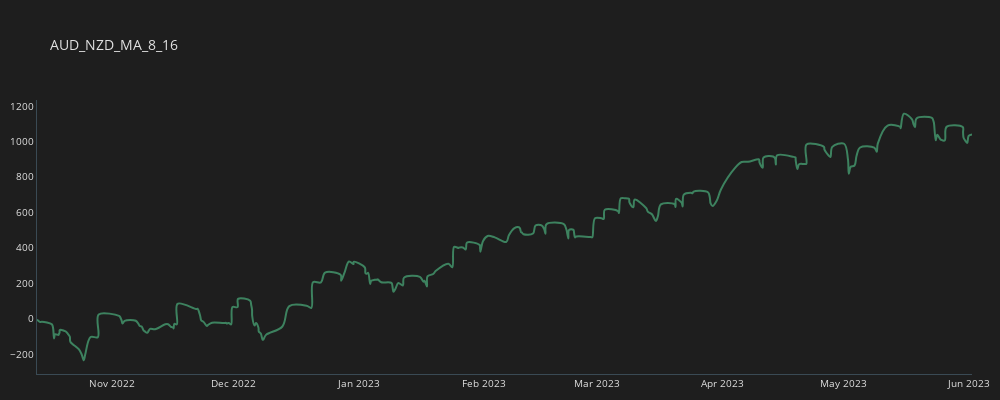
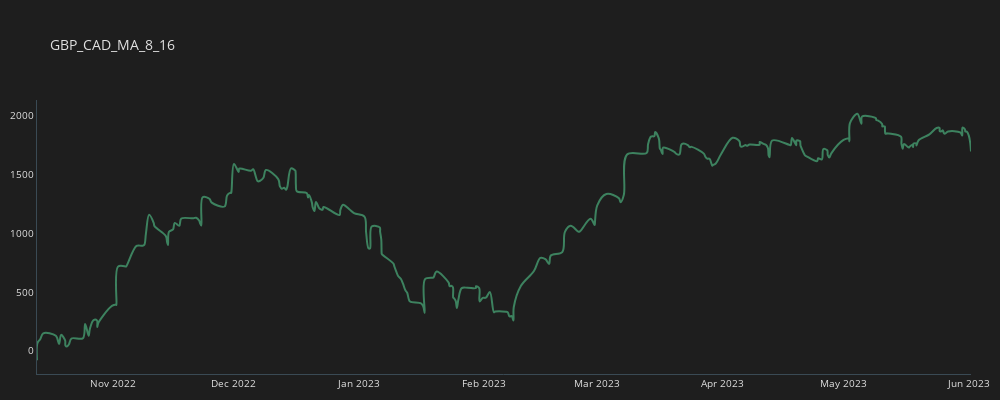
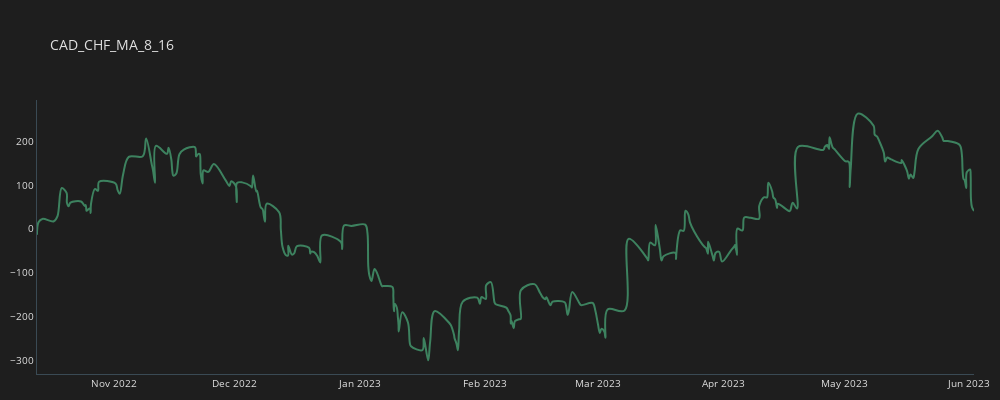
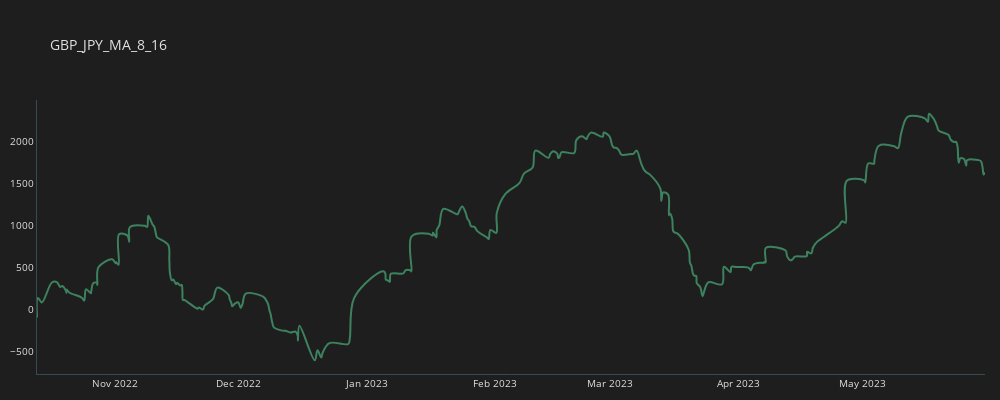

Notebook code for these charts, in order:
### Code cell
c = 'MA_8_16'
for p in our_pairs:
    temp_df = all_trades[(all_trades.CROSS==c)&(all_trades.PAIR==p)].copy()
    temp_df['CUM_GAIN'] = temp_df.GAIN.cumsum()
    plot_line(temp_df, p + "_" + c)

### Figure 1 — Plotly figure (JSON) as saved in the notebook; plotly's stock layout.template omitted (floating-point values rounded to 4 significant figures; data arrays with more than 128 entries replaced by an {"elided": "..."} marker saying what was removed)
{"data": [{"line": {"color": "#3d825f", "shape": "spline", "width": 2}, "mode": "lines", "name": "AUD_NZD_MA_8_16", "type": "scatter", "x": {"elided": "254 str values"}, "y": {"elided": "254 float values"}}], "layout": {"font": {"color": "#e1e1e1", "size": 10}, "height": 400, "margin": {"b": 10, "l": 15, "r": 15}, "paper_bgcolor": "#1e1e1e", "plot_bgcolor": "#1e1e1e", "title": {"text": "AUD_NZD_MA_8_16"}, "width": 1000, "xaxis": {"linecolor": "#3a4a54", "linewidth": 1, "showgrid": false, "zeroline": false}, "yaxis": {"linecolor": "#3a4a54", "linewidth": 1, "showgrid": false, "zeroline": false}}}

### Figure 2 — Plotly figure (JSON) as saved in the notebook; plotly's stock layout.template omitted (floating-point values rounded to 4 significant figures; data arrays with more than 128 entries replaced by an {"elided": "..."} marker saying what was removed)
{"data": [{"line": {"color": "#3d825f", "shape": "spline", "width": 2}, "mode": "lines", "name": "GBP_CAD_MA_8_16", "type": "scatter", "x": {"elided": "278 str values"}, "y": {"elided": "278 float values"}}], "layout": {"font": {"color": "#e1e1e1", "size": 10}, "height": 400, "margin": {"b": 10, "l": 15, "r": 15}, "paper_bgcolor": "#1e1e1e", "plot_bgcolor": "#1e1e1e", "title": {"text": "GBP_CAD_MA_8_16"}, "width": 1000, "xaxis": {"linecolor": "#3a4a54", "linewidth": 1, "showgrid": false, "zeroline": false}, "yaxis": {"linecolor": "#3a4a54", "linewidth": 1, "showgrid": false, "zeroline": false}}}

### Figure 3 — Plotly figure (JSON) as saved in the notebook; plotly's stock layout.template omitted (floating-point values rounded to 4 significant figures; data arrays with more than 128 entries replaced by an {"elided": "..."} marker saying what was removed)
{"data": [{"line": {"color": "#3d825f", "shape": "spline", "width": 2}, "mode": "lines", "name": "CAD_CHF_MA_8_16", "type": "scatter", "x": {"elided": "275 str values"}, "y": {"elided": "275 float values"}}], "layout": {"font": {"color": "#e1e1e1", "size": 10}, "height": 400, "margin": {"b": 10, "l": 15, "r": 15}, "paper_bgcolor": "#1e1e1e", "plot_bgcolor": "#1e1e1e", "title": {"text": "CAD_CHF_MA_8_16"}, "width": 1000, "xaxis": {"linecolor": "#3a4a54", "linewidth": 1, "showgrid": false, "zeroline": false}, "yaxis": {"linecolor": "#3a4a54", "linewidth": 1, "showgrid": false, "zeroline": false}}}

### Figure 4 — Plotly figure (JSON) as saved in the notebook; plotly's stock layout.template omitted (floating-point values rounded to 4 significant figures; data arrays with more than 128 entries replaced by an {"elided": "..."} marker saying what was removed)
{"data": [{"line": {"color": "#3d825f", "shape": "spline", "width": 2}, "mode": "lines", "name": "GBP_JPY_MA_8_16", "type": "scatter", "x": {"elided": "245 str values"}, "y": {"elided": "245 float values"}}], "layout": {"font": {"color": "#e1e1e1", "size": 10}, "height": 400, "margin": {"b": 10, "l": 15, "r": 15}, "paper_bgcolor": "#1e1e1e", "plot_bgcolor": "#1e1e1e", "title": {"text": "GBP_JPY_MA_8_16"}, "width": 1000, "xaxis": {"linecolor": "#3a4a54", "linewidth": 1, "showgrid": false, "zeroline": false}, "yaxis": {"linecolor": "#3a4a54", "linewidth": 1, "showgrid": false, "zeroline": false}}}
